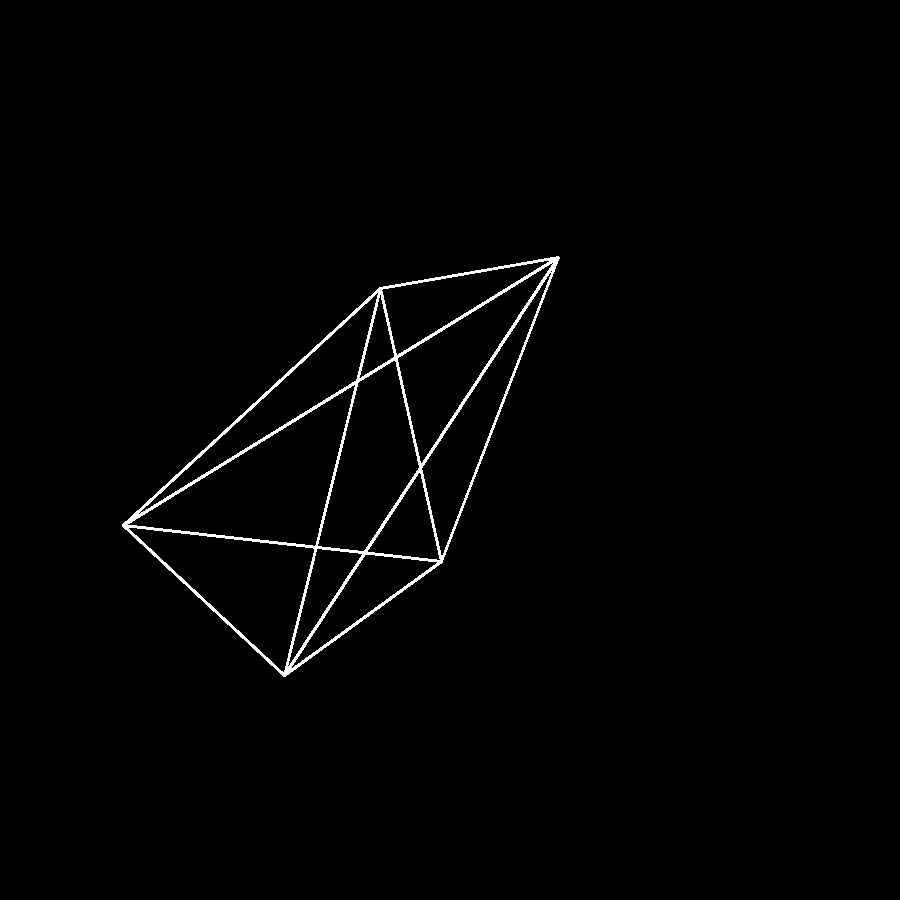
#> input picture images/img_Categary_0_Num0.bmp, 900 x 900 px
$ python -i pHash_hanming.py   (imports and definitions only)
#> lines starting #> are read from the running program, lines starting #| are printed output that depends on the picture; after the words box and inside, x2 and y2 are one past the last pixel; in counts of white or black regions, pixels touching at a corner belong together
#> further down, picture is the input picture: shape (900, 900, 3); 1.2% white; 1 white region, box (x1, y1, x2, y2) and area: (122, 256, 560, 677) 9917
"""
感知哈希算法的 pHash的实现，提取图片指纹后，使用汉明距离进行图片相似性的比较
加入了余弦变换（余弦哈希感知算法）针对变形，图像角度变换的问题

有image Hash库使用
pip install imagehash
"""

import cv2
import numpy as np
import json

# 图片要被resize到什么shape
RESIZE_First = (64, 64)

RESIZE_Second = (16, 16)


def pHash_binary(img):
    """
    得到图片 二进制字符串的感知余弦哈希 PHash表示
    """
    # 调整图片为灰度图片
    img = cv2.resize(img, RESIZE_First, interpolation=cv2.INTER_CUBIC)
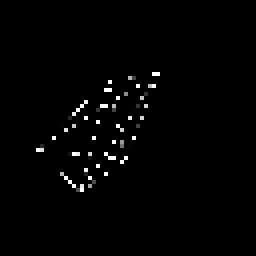
#> img: shape (64, 64, 3) (shown 4 times larger); min 0, max 255, mean 3.3
    if len(img.shape) == 3 and img.shape[2] == 3:
        img = cv2.cvtColor(img, cv2.COLOR_BGR2GRAY)
#> img: shape (64, 64)

    # 创建二维列表
    h, w = img.shape[:2]
#> h = 64; w = 64
    vis0 = np.zeros((h, w), np.float32)
    vis0[:h, :w] = img  # 填充数据

    # 二维Dct变换
    vis1 = cv2.dct(cv2.dct(vis0))
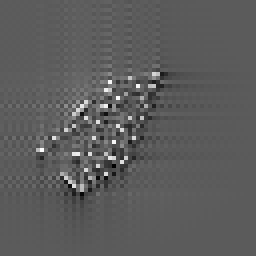
#> vis1: shape (64, 64) float32 (shown 4 times larger); min -142.9, max 255.5, mean 1.8; drawn with min black and max white
    # cv.SaveImage('a.jpg',cv.fromarray(vis0)) #保存图片
    vis1 = cv2.resize(vis1, RESIZE_Second, interpolation=cv2.INTER_CUBIC)

    # 把二维list变成一维list
    img_list = np.reshape(vis1, (-1,)).tolist()
#> img_list = 256 values, max 134.9 at index 180, min -52.79 at index 181, mean 4.06

    # 计算均值
    avg = sum(img_list) * 1. / len(img_list)
#> avg = 4.06
    avg_list = ['0' if i < avg else '1' for i in img_list]
#> avg_list = 256 items, first 6: '0', '0', '0', '0', '1', '1'

    return avg_list

def pHash_hexadeclimal(img):
    """
    得到图片 十六进制字符串的PHash表示
    """
    avg_list = pHash_binary(img)

    # 得到16进制编码的 哈希值
    return ''.join(
        ['%x' % int(''.join(avg_list[x:x + 4]), 2) for x in range(0, RESIZE_Second[0] * RESIZE_Second[1], 4)])


def str_to_bin(s):
    return ''.join([bin(ord(c)).replace('0b', '') for c in s])


def count_hanming(phash1, phash2):
    """
    计算两张图片的 pHash值的 二进制汉明距离

    Returns:int 汉明距离

    """
    phash1 = str_to_bin(phash1)
    phash2 = str_to_bin(phash2)
    h, d = 0, eval('0b' + phash1) ^ eval('0b' + phash2)
    while d:
        h += 1
        d &= d - 1
    return h


def similarity(hanming_distance):
    all = RESIZE_Second[0] * RESIZE_Second[1]
    return float(all - hanming_distance) / all

>>> import cv2
>>> picture = cv2.imread('images/img_Categary_0_Num0.bmp')
>>> result = pHash_binary(picture)
#> result = 256 items, first 6: '0', '0', '0', '0', '1', '1'

$ run again, on images/img_Categary_0_Num1.bmp
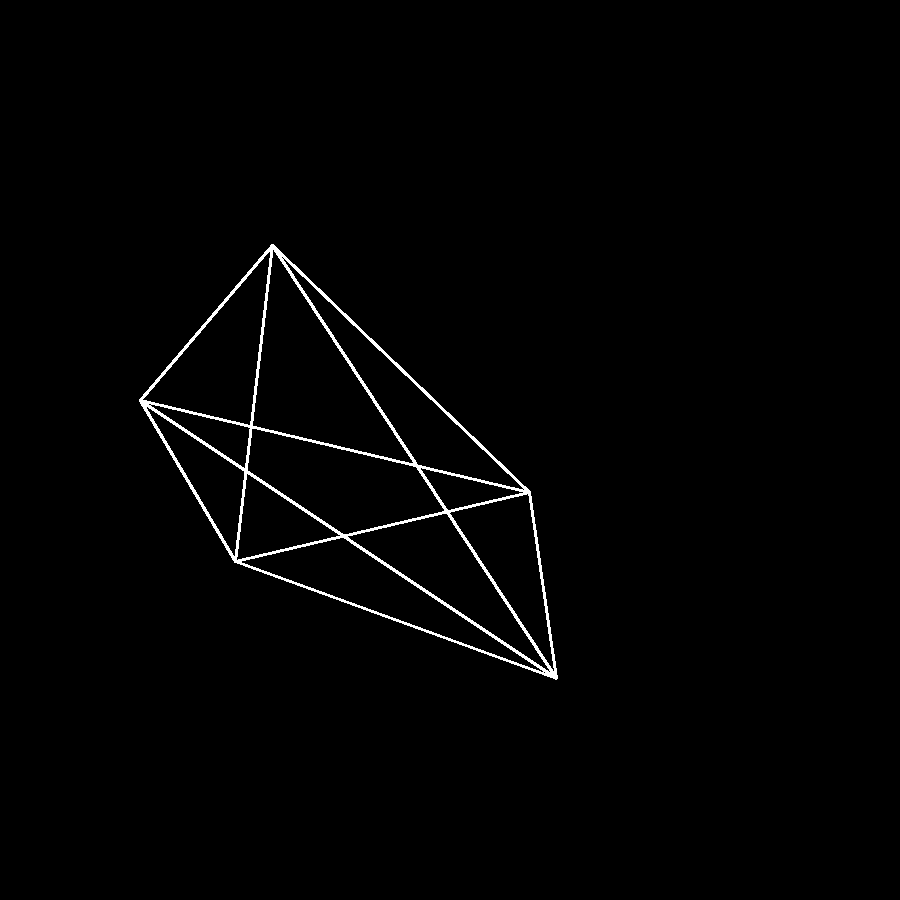
#> input picture images/img_Categary_0_Num1.bmp, 900 x 900 px
#> picture is the input picture: shape (900, 900, 3); 1.2% white; 1 white region, box (x1, y1, x2, y2) and area: (139, 244, 558, 680) 10039
#> in pHash_binary, `img = cv2.resize(img, RESIZE_First, interpolation=cv2.INTER_CUBIC)`:
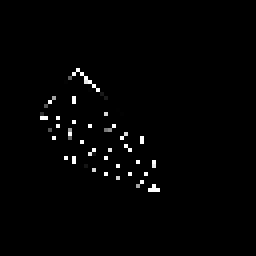
#> img: shape (64, 64, 3) (shown 4 times larger); min 0, max 255, mean 3.3
#> in pHash_binary, `vis1 = cv2.dct(cv2.dct(vis0))`:
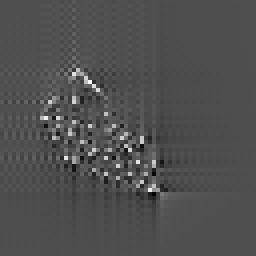
#> vis1: shape (64, 64) float32 (shown 4 times larger); min -133.2, max 296.1, mean 1.8; drawn with min black and max white
#> img_list = 256 values, max 104.2 at index 132, min -65.97 at index 164, mean 1.18
#> avg = 1.18
#> avg_list = 256 items, first 6: '0', '0', '1', '1', '1', '1'

$ run again, on images/img_Categary_0_Num2.bmp
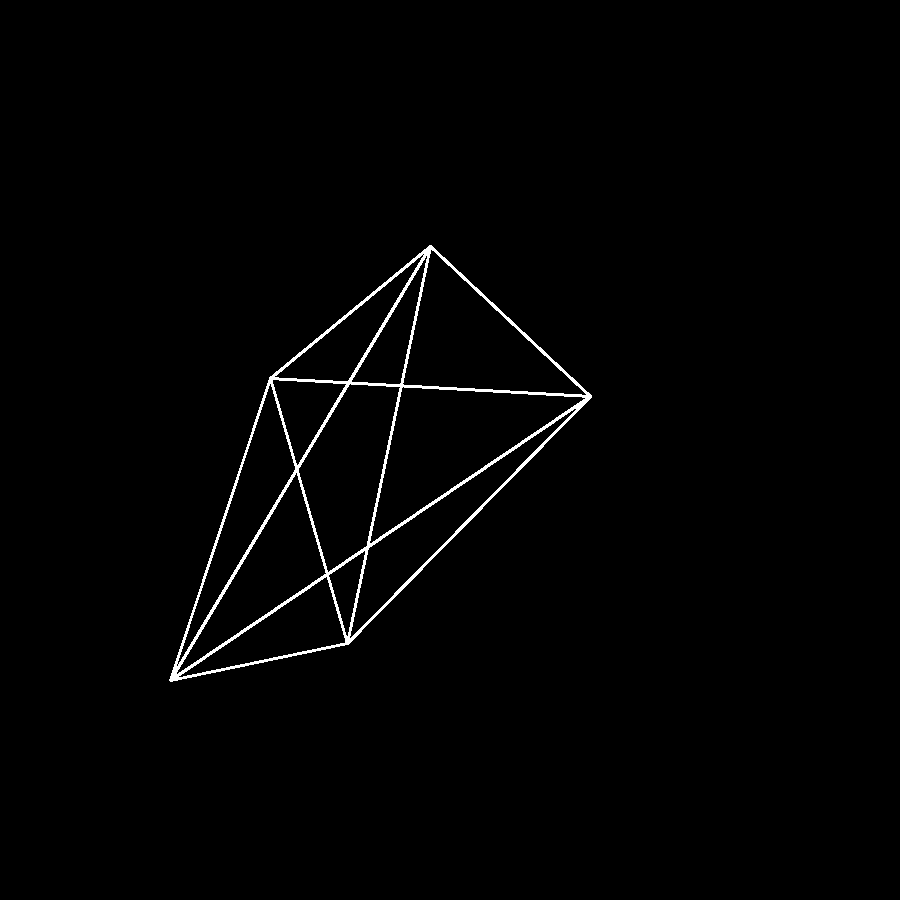
#> input picture images/img_Categary_0_Num2.bmp, 900 x 900 px
#> picture is the input picture: shape (900, 900, 3); 1.2% white; 1 white region, box (x1, y1, x2, y2) and area: (169, 245, 592, 682) 9923
#> in pHash_binary, `img = cv2.resize(img, RESIZE_First, interpolation=cv2.INTER_CUBIC)`:
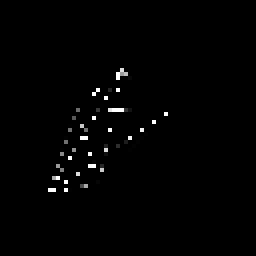
#> img: shape (64, 64, 3) (shown 4 times larger); min 0, max 255, mean 2.5
#> in pHash_binary, `vis1 = cv2.dct(cv2.dct(vis0))`:
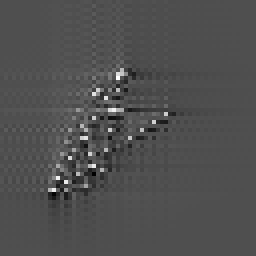
#> vis1: shape (64, 64) float32 (shown 4 times larger); min -122.1, max 271.1, mean 1.3; drawn with min black and max white
#> img_list = 256 values, max 175.8 at index 71, min -67.48 at index 179, mean 1.74
#> avg = 1.74
#> avg_list = 256 items, first 6: '0', '0', '0', '1', '1', '1'
